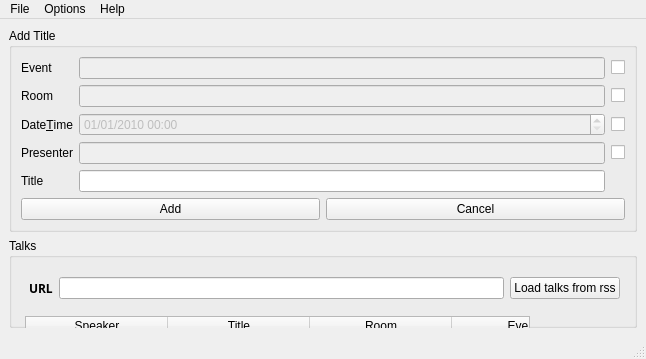
<?xml version="1.0" encoding="UTF-8"?>
<ui version="4.0">
 <class>TalkEditorMainWindow</class>
 <widget class="QMainWindow" name="TalkEditorMainWindow">
  <property name="geometry">
   <rect>
    <x>0</x>
    <y>0</y>
    <width>646</width>
    <height>359</height>
   </rect>
  </property>
  <property name="windowTitle">
   <string>talk database editor</string>
  </property>
  <property name="windowIcon">
   <iconset resource="../../development/freeseer/src/freeseer/frontend/default/forms/resource.qrc">
    <normaloff>:/freeseer/freeseer_logo.png</normaloff>:/freeseer/freeseer_logo.png</iconset>
  </property>
  <widget class="QWidget" name="centralwidget">
   <layout class="QVBoxLayout" name="verticalLayout">
    <item>
     <widget class="QGroupBox" name="addTalkGroupBox">
      <property name="title">
       <string>Add Title</string>
      </property>
      <layout class="QVBoxLayout" name="verticalLayout_3">
       <item>
        <layout class="QGridLayout" name="gridLayout_2">
         <item row="2" column="0">
          <widget class="QLabel" name="label">
           <property name="text">
            <string>Room</string>
           </property>
           <property name="buddy">
            <cstring>roomEdit</cstring>
           </property>
          </widget>
         </item>
         <item row="2" column="1">
          <widget class="QLineEdit" name="roomEdit">
           <property name="enabled">
            <bool>false</bool>
           </property>
           <property name="inputMask">
            <string/>
           </property>
          </widget>
         </item>
         <item row="2" column="2">
          <widget class="QCheckBox" name="checkBox_2">
           <property name="text">
            <string/>
           </property>
          </widget>
         </item>
         <item row="5" column="1">
          <widget class="QLineEdit" name="titleEdit"/>
         </item>
         <item row="5" column="0">
          <widget class="QLabel" name="label_3">
           <property name="text">
            <string>Title</string>
           </property>
           <property name="buddy">
            <cstring>titleEdit</cstring>
           </property>
          </widget>
         </item>
         <item row="4" column="0">
          <widget class="QLabel" name="label_4">
           <property name="text">
            <string>Presenter</string>
           </property>
           <property name="buddy">
            <cstring>presenterEdit</cstring>
           </property>
          </widget>
         </item>
         <item row="4" column="1">
          <widget class="QLineEdit" name="presenterEdit">
           <property name="enabled">
            <bool>false</bool>
           </property>
           <property name="inputMask">
            <string/>
           </property>
          </widget>
         </item>
         <item row="4" column="2">
          <widget class="QCheckBox" name="checkBox_3">
           <property name="text">
            <string/>
           </property>
          </widget>
         </item>
         <item row="1" column="0">
          <widget class="QLabel" name="label_7">
           <property name="text">
            <string>Event</string>
           </property>
           <property name="buddy">
            <cstring>eventEdit</cstring>
           </property>
          </widget>
         </item>
         <item row="1" column="1">
          <widget class="QLineEdit" name="eventEdit">
           <property name="enabled">
            <bool>false</bool>
           </property>
          </widget>
         </item>
         <item row="1" column="2">
          <widget class="QCheckBox" name="checkBox">
           <property name="text">
            <string/>
           </property>
          </widget>
         </item>
         <item row="3" column="0">
          <widget class="QLabel" name="label_8">
           <property name="text">
            <string>Date&amp;Time</string>
           </property>
           <property name="buddy">
            <cstring>dateTimeEdit</cstring>
           </property>
          </widget>
         </item>
         <item row="3" column="1">
          <widget class="QDateTimeEdit" name="dateTimeEdit">
           <property name="enabled">
            <bool>false</bool>
           </property>
           <property name="dateTime">
            <datetime>
             <hour>0</hour>
             <minute>0</minute>
             <second>0</second>
             <year>2010</year>
             <month>1</month>
             <day>1</day>
            </datetime>
           </property>
           <property name="displayFormat">
            <string>MM/dd/yyyy hh:mm </string>
           </property>
          </widget>
         </item>
         <item row="3" column="2">
          <widget class="QCheckBox" name="checkBox_4">
           <property name="text">
            <string/>
           </property>
          </widget>
         </item>
        </layout>
       </item>
       <item>
        <layout class="QHBoxLayout" name="horizontalLayout_9">
         <item>
          <widget class="QPushButton" name="confirmAddTalkButton">
           <property name="text">
            <string>Add</string>
           </property>
          </widget>
         </item>
         <item>
          <widget class="QPushButton" name="cancelAddTalkButton">
           <property name="text">
            <string>Cancel</string>
           </property>
          </widget>
         </item>
        </layout>
       </item>
      </layout>
     </widget>
    </item>
    <item>
     <widget class="QGroupBox" name="talkEditorGroupBox">
      <property name="title">
       <string>Talks</string>
      </property>
      <widget class="QWidget" name="layoutWidget">
       <property name="geometry">
        <rect>
         <x>20</x>
         <y>30</y>
         <width>591</width>
         <height>41</height>
        </rect>
       </property>
       <layout class="QHBoxLayout" name="horizontalLayout_8">
        <item>
         <widget class="QLabel" name="label_9">
          <property name="font">
           <font>
            <family>Sans Serif</family>
            <weight>75</weight>
            <bold>true</bold>
           </font>
          </property>
          <property name="text">
           <string>URL</string>
          </property>
          <property name="buddy">
           <cstring>rssEdit</cstring>
          </property>
         </widget>
        </item>
        <item>
         <widget class="QLineEdit" name="rssEdit"/>
        </item>
        <item>
         <widget class="QPushButton" name="rssButton">
          <property name="text">
           <string>Load talks from rss</string>
          </property>
          <property name="icon">
           <iconset resource="../../development/freeseer/src/freeseer/frontend/default/forms/resource.qrc">
            <normaloff>:/rss_logo/rss_logo.png</normaloff>:/rss_logo/rss_logo.png</iconset>
          </property>
         </widget>
        </item>
       </layout>
      </widget>
      <widget class="QWidget" name="layoutWidget_2">
       <property name="geometry">
        <rect>
         <x>16</x>
         <y>78</y>
         <width>591</width>
         <height>228</height>
        </rect>
       </property>
       <layout class="QHBoxLayout" name="horizontalLayout_2">
        <item>
         <widget class="QTableWidget" name="editTable">
          <property name="focusPolicy">
           <enum>Qt::NoFocus</enum>
          </property>
          <property name="frameShadow">
           <enum>QFrame::Plain</enum>
          </property>
          <property name="selectionMode">
           <enum>QAbstractItemView::SingleSelection</enum>
          </property>
          <property name="selectionBehavior">
           <enum>QAbstractItemView::SelectRows</enum>
          </property>
          <property name="showGrid">
           <bool>false</bool>
          </property>
          <property name="sortingEnabled">
           <bool>false</bool>
          </property>
          <property name="wordWrap">
           <bool>false</bool>
          </property>
          <property name="cornerButtonEnabled">
           <bool>false</bool>
          </property>
          <property name="rowCount">
           <number>0</number>
          </property>
          <property name="columnCount">
           <number>6</number>
          </property>
          <attribute name="horizontalHeaderCascadingSectionResizes">
           <bool>true</bool>
          </attribute>
          <attribute name="horizontalHeaderDefaultSectionSize">
           <number>142</number>
          </attribute>
          <attribute name="horizontalHeaderStretchLastSection">
           <bool>true</bool>
          </attribute>
          <attribute name="verticalHeaderVisible">
           <bool>false</bool>
          </attribute>
          <attribute name="verticalHeaderCascadingSectionResizes">
           <bool>true</bool>
          </attribute>
          <attribute name="verticalHeaderShowSortIndicator" stdset="0">
           <bool>true</bool>
          </attribute>
          <attribute name="verticalHeaderStretchLastSection">
           <bool>true</bool>
          </attribute>
          <column>
           <property name="text">
            <string notr="true">Speaker</string>
           </property>
           <property name="background">
            <color>
             <red>0</red>
             <green>0</green>
             <blue>0</blue>
            </color>
           </property>
          </column>
          <column>
           <property name="text">
            <string>Title</string>
           </property>
          </column>
          <column>
           <property name="text">
            <string>Room</string>
           </property>
          </column>
          <column>
           <property name="text">
            <string>Event</string>
           </property>
          </column>
          <column>
           <property name="text">
            <string>DateTime</string>
           </property>
          </column>
          <column>
           <property name="text">
            <string notr="true">Id</string>
           </property>
          </column>
         </widget>
        </item>
        <item>
         <layout class="QVBoxLayout" name="verticalLayout_4">
          <item>
           <widget class="QPushButton" name="addTalkButton">
            <property name="text">
             <string>Add</string>
            </property>
            <property name="checkable">
             <bool>true</bool>
            </property>
           </widget>
          </item>
          <item>
           <widget class="QPushButton" name="removeTalkButton">
            <property name="text">
             <string>Remove</string>
            </property>
           </widget>
          </item>
          <item>
           <widget class="QPushButton" name="resetButton">
            <property name="text">
             <string>Reset</string>
            </property>
           </widget>
          </item>
         </layout>
        </item>
       </layout>
      </widget>
      <zorder>layoutWidget</zorder>
      <zorder>layoutWidget_2</zorder>
      <zorder>rssButton</zorder>
     </widget>
    </item>
   </layout>
  </widget>
  <widget class="QMenuBar" name="menubar">
   <property name="geometry">
    <rect>
     <x>0</x>
     <y>0</y>
     <width>646</width>
     <height>22</height>
    </rect>
   </property>
   <widget class="QMenu" name="menuFile">
    <property name="title">
     <string>File</string>
    </property>
    <addaction name="actionExit"/>
   </widget>
   <widget class="QMenu" name="menuOptions">
    <property name="title">
     <string>Options</string>
    </property>
    <widget class="QMenu" name="menuLanguage">
     <property name="title">
      <string>Language</string>
     </property>
    </widget>
    <addaction name="menuLanguage"/>
   </widget>
   <widget class="QMenu" name="menuHelp">
    <property name="title">
     <string>Help</string>
    </property>
    <addaction name="actionAbout"/>
   </widget>
   <addaction name="menuFile"/>
   <addaction name="menuOptions"/>
   <addaction name="menuHelp"/>
  </widget>
  <widget class="QStatusBar" name="statusbar"/>
  <action name="actionExit">
   <property name="text">
    <string>Quit</string>
   </property>
   <property name="shortcut">
    <string>Ctrl+Q</string>
   </property>
  </action>
  <action name="actionAbout">
   <property name="text">
    <string>About</string>
   </property>
  </action>
 </widget>
 <resources>
  <include location="../../development/freeseer/src/freeseer/frontend/default/forms/resource.qrc"/>
 </resources>
 <connections>
  <connection>
   <sender>addTalkButton</sender>
   <signal>toggled(bool)</signal>
   <receiver>talkEditorGroupBox</receiver>
   <slot>setHidden(bool)</slot>
   <hints>
    <hint type="sourcelabel">
     <x>567</x>
     <y>404</y>
    </hint>
    <hint type="destinationlabel">
     <x>324</x>
     <y>563</y>
    </hint>
   </hints>
  </connection>
  <connection>
   <sender>addTalkButton</sender>
   <signal>toggled(bool)</signal>
   <receiver>addTalkGroupBox</receiver>
   <slot>setVisible(bool)</slot>
   <hints>
    <hint type="sourcelabel">
     <x>567</x>
     <y>404</y>
    </hint>
    <hint type="destinationlabel">
     <x>324</x>
     <y>157</y>
    </hint>
   </hints>
  </connection>
  <connection>
   <sender>cancelAddTalkButton</sender>
   <signal>clicked()</signal>
   <receiver>addTalkButton</receiver>
   <slot>toggle()</slot>
   <hints>
    <hint type="sourcelabel">
     <x>469</x>
     <y>249</y>
    </hint>
    <hint type="destinationlabel">
     <x>567</x>
     <y>404</y>
    </hint>
   </hints>
  </connection>
  <connection>
   <sender>confirmAddTalkButton</sender>
   <signal>clicked()</signal>
   <receiver>addTalkButton</receiver>
   <slot>toggle()</slot>
   <hints>
    <hint type="sourcelabel">
     <x>179</x>
     <y>249</y>
    </hint>
    <hint type="destinationlabel">
     <x>567</x>
     <y>404</y>
    </hint>
   </hints>
  </connection>
  <connection>
   <sender>checkBox</sender>
   <signal>toggled(bool)</signal>
   <receiver>eventEdit</receiver>
   <slot>setEnabled(bool)</slot>
   <hints>
    <hint type="sourcelabel">
     <x>604</x>
     <y>68</y>
    </hint>
    <hint type="destinationlabel">
     <x>350</x>
     <y>68</y>
    </hint>
   </hints>
  </connection>
  <connection>
   <sender>checkBox_2</sender>
   <signal>toggled(bool)</signal>
   <receiver>roomEdit</receiver>
   <slot>setEnabled(bool)</slot>
   <hints>
    <hint type="sourcelabel">
     <x>604</x>
     <y>100</y>
    </hint>
    <hint type="destinationlabel">
     <x>350</x>
     <y>100</y>
    </hint>
   </hints>
  </connection>
  <connection>
   <sender>checkBox_3</sender>
   <signal>toggled(bool)</signal>
   <receiver>presenterEdit</receiver>
   <slot>setEnabled(bool)</slot>
   <hints>
    <hint type="sourcelabel">
     <x>604</x>
     <y>167</y>
    </hint>
    <hint type="destinationlabel">
     <x>350</x>
     <y>167</y>
    </hint>
   </hints>
  </connection>
  <connection>
   <sender>checkBox_4</sender>
   <signal>toggled(bool)</signal>
   <receiver>dateTimeEdit</receiver>
   <slot>setEnabled(bool)</slot>
   <hints>
    <hint type="sourcelabel">
     <x>604</x>
     <y>134</y>
    </hint>
    <hint type="destinationlabel">
     <x>350</x>
     <y>134</y>
    </hint>
   </hints>
  </connection>
 </connections>
</ui>
